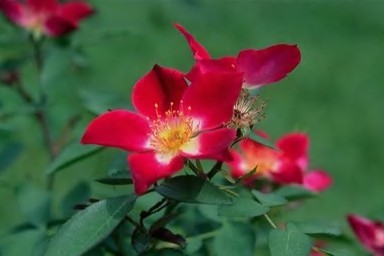
#> input picture przetwarzanie-multimediow/lab1/691.jpg, 384 x 256 px, given in place of moon.mov, which was not available
$ jupyter execute pm_2023_lab5.ipynb   (text cells are left out)
#> lines starting #> are read from the running program, lines starting #| are printed output that depends on the picture; pictures that were not available may be replaced by others from this repository, and a replacement may not be noted
[cell 1]
import numpy as np
import cv2
import time

[cell 2]
video = cv2.VideoCapture('moon.mov')
while video.isOpened():
    ret, frame = video.read()
#> frame is the input picture: shape (256, 384, 3); mean B, G, R 61.7, 83.6, 79.7
    if ret:
        cv2.imshow('video - ESC zamyka okno', frame)
    else:
        break
    if cv2.waitKey(1) == 27:
#> (key Esc is pressed here)
        break

video.release()
cv2.destroyAllWindows()

[cell 3]
video = cv2.VideoCapture('moon.mov')
while True:
    ret, frame = video.read()

    if ret:
        frame_flip_0 = cv2.flip(frame, 0) # odbicie wzgl osi x
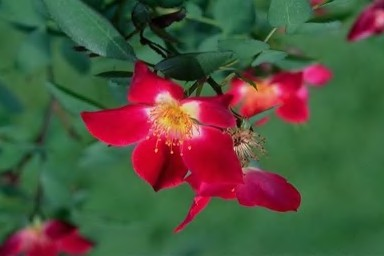
#> frame_flip_0: shape (256, 384, 3); mean B, G, R 61.7, 83.6, 79.7
        frame_flip_1 = cv2.flip(frame, 1) # odbicie wzgl osi y
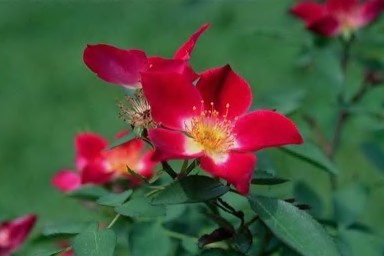
#> frame_flip_1: shape (256, 384, 3); mean B, G, R 61.7, 83.6, 79.7
        frame_flip_minus1 = cv2.flip(frame, -1) # odbicie wzgl osi x i y
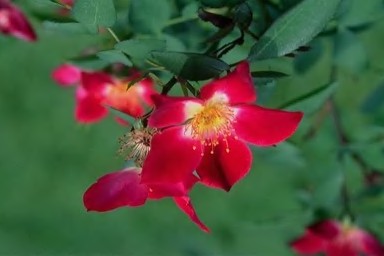
#> frame_flip_minus1: shape (256, 384, 3); mean B, G, R 61.7, 83.6, 79.7

        cv2.imshow('video', frame)
        cv2.imshow('video flip 0', frame_flip_0)
        cv2.imshow('video flip 1', frame_flip_1)
        cv2.imshow('video flip -1', frame_flip_minus1)
    else:
        break
    if cv2.waitKey(1) == 27:
#> (key Esc is pressed here)
        break

video.release()
cv2.destroyAllWindows()

[cell 4]
video = cv2.VideoCapture('moon.mov')
while video.isOpened():
    ret, frame = video.read()

    if ret:
        frame_gray = cv2.cvtColor(frame,cv2.COLOR_BGR2GRAY)
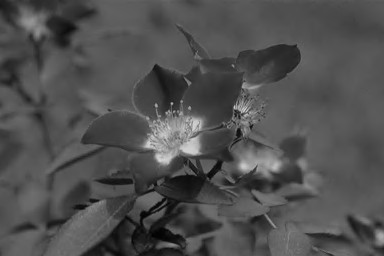
#> frame_gray: shape (256, 384); min 0, max 214, mean 79.9
        frame_B = frame[:,:,0]
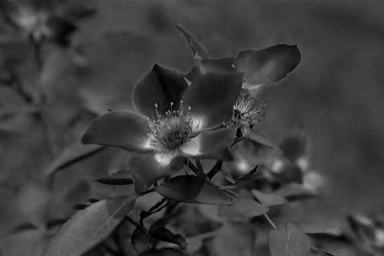
#> frame_B: shape (256, 384); min 0, max 221, mean 61.7
        frame_G = frame[:,:,1]
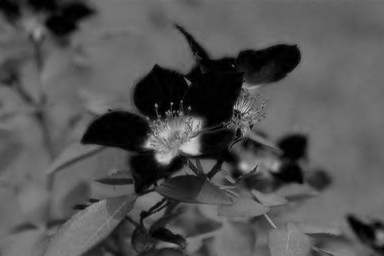
#> frame_G: shape (256, 384); min 0, max 208, mean 83.6
        frame_R = frame[:,:,2]
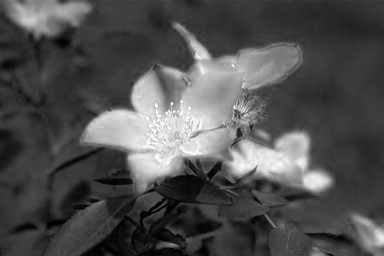
#> frame_R: shape (256, 384); min 0, max 255, mean 79.7

        cv2.imshow('color',frame)
        cv2.imshow('gray',frame_gray)
        cv2.imshow('B', frame_B)
        cv2.imshow('G', frame_G)
        cv2.imshow('R', frame_R)
    else:
        break
    if cv2.waitKey(1) == 27:
#> (key Esc is pressed here)
        break

video.release()
cv2.destroyAllWindows()

[cell 5]
import datetime

video = cv2.VideoCapture('moon.mov')

radius = 50
zmniejszanie = True

while video.isOpened():
    ret, frame = video.read()

    if not ret:
        break

    if zmniejszanie == True:
        radius = radius -1
    else:
        radius = radius + 1

    if radius == 0:
        zmniejszanie = False
    if radius == 50:
        zmniejszanie = True

    cv2.circle(frame,(100,100),radius,(255,0,0),1)
    cv2.putText(frame, text = str(datetime.datetime.now()),
                org = (20,20),
                fontFace = cv2.FONT_HERSHEY_SIMPLEX,
                fontScale = 0.5,
                color = (0,255,0),
                thickness = 1)
    cv2.imshow('myvideo', frame)

    if cv2.waitKey(25) == 27:
#> (key Esc is pressed here)
        break

video.release()
cv2.destroyAllWindows()

[cell 6]
import cv2
video = cv2.VideoCapture('moon.mov')

while video.isOpened():
    ret, frame = video.read()
    if not ret:
        break

    cv2.imshow('video',frame)
    if cv2.waitKey(1) == 27:
#> (key Esc is pressed here)
        break

video.release()
cv2.destroyAllWindows()

[cell 7]
import cv2
import datetime
import time

video = cv2.VideoCapture('moon.mov')
frame_count = str(int(video.get(7)))
counter = 0
while video.isOpened():
    ret, frame = video.read()
    if not ret:
        break
    counter+=1

    text = str(datetime.datetime.now()) + str(' ') + str(counter) + str('/') + str(frame_count)
    cv2.putText(frame,
                text = text,
                org=(25,25),
                fontFace=cv2.FONT_HERSHEY_SIMPLEX,
                fontScale=0.5,
                color=(255,255,255),
                thickness=1)
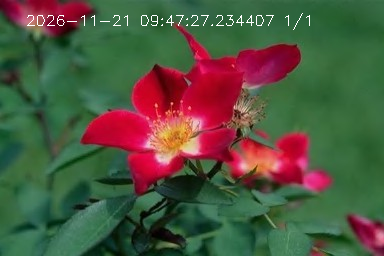
#> frame: shape (256, 384, 3); mean B, G, R 62.8, 84.5, 80.7

    cv2.imshow('video', frame)
    if cv2.waitKey(25) == 27:
#> (key Esc is pressed here)
        break

video.release()
cv2.destroyAllWindows()

[cell 8]
import cv2
import datetime
import time
import numpy as np

video = cv2.VideoCapture('moon.mov')

M = np.array([[0, -1, 0], [-1, 5, -1], [0, -1, 0]])

while video.isOpened():
    ret, frame = video.read()
    if not ret:
        break

    # Blur
    frame_blur = cv2.blur(frame, (11,11))
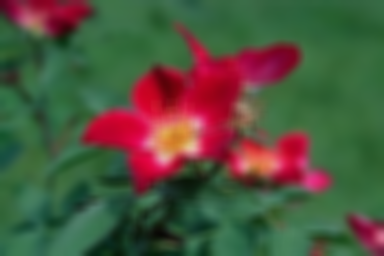
#> frame_blur: shape (256, 384, 3); mean B, G, R 61.7, 83.5, 79.7

    # Gaussian blur
    frame_gaussian = cv2.GaussianBlur(frame, (11,11), 3)

    # Mask
    frame_mask = cv2.filter2D(frame, ddepth=-1, kernel=M)
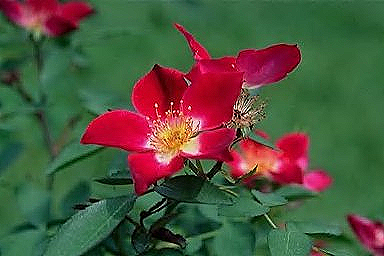
#> frame_mask: shape (256, 384, 3); mean B, G, R 62.2, 84, 79.7

    cv2.imshow('color',frame)
    cv2.imshow('blur', frame_blur)
    cv2.imshow('gaussian', frame_gaussian)
    cv2.imshow('mask', frame_mask)

    if cv2.waitKey(25) == 27:
#> (key Esc is pressed here)
        break

video.release()
cv2.destroyAllWindows()
